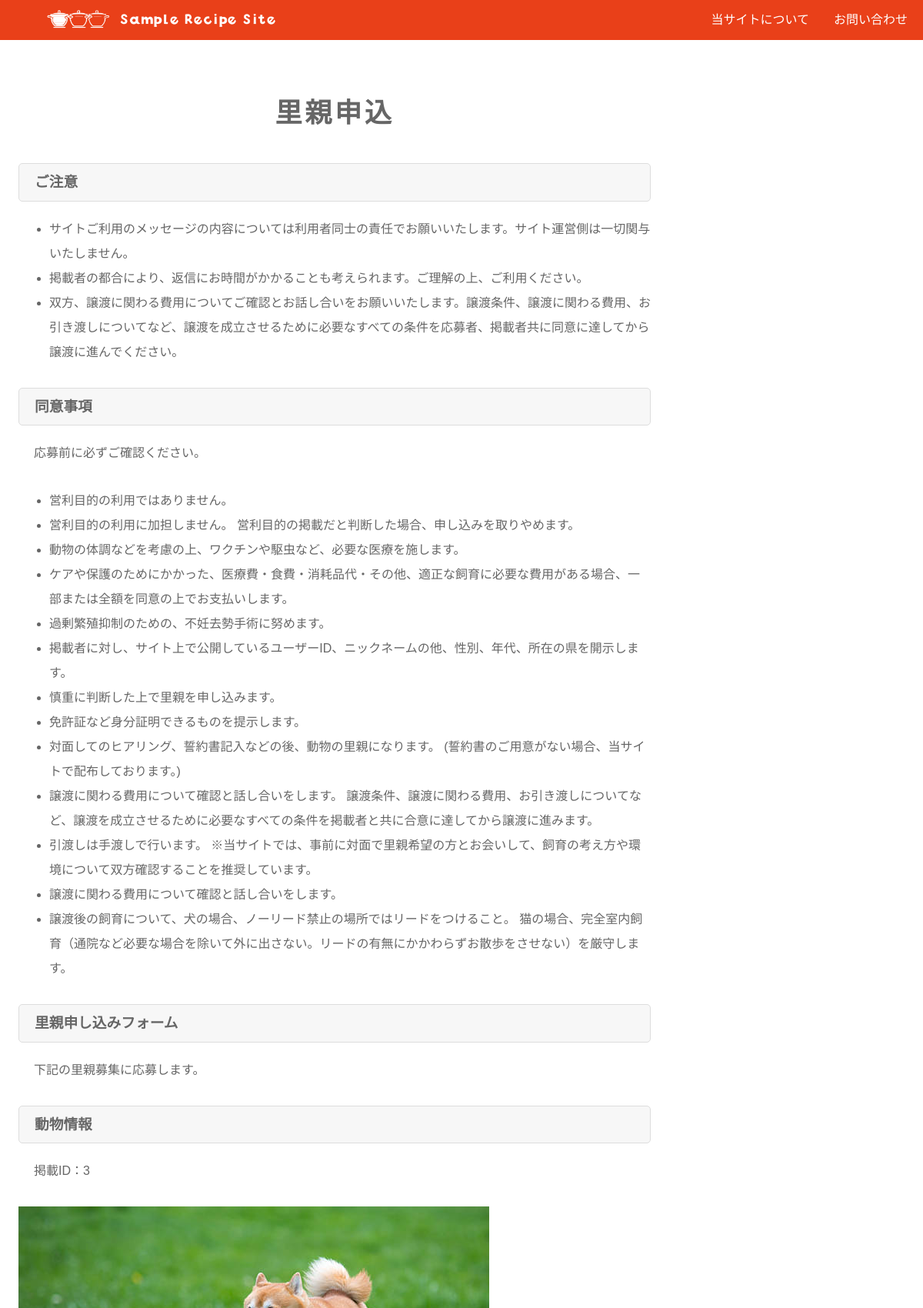
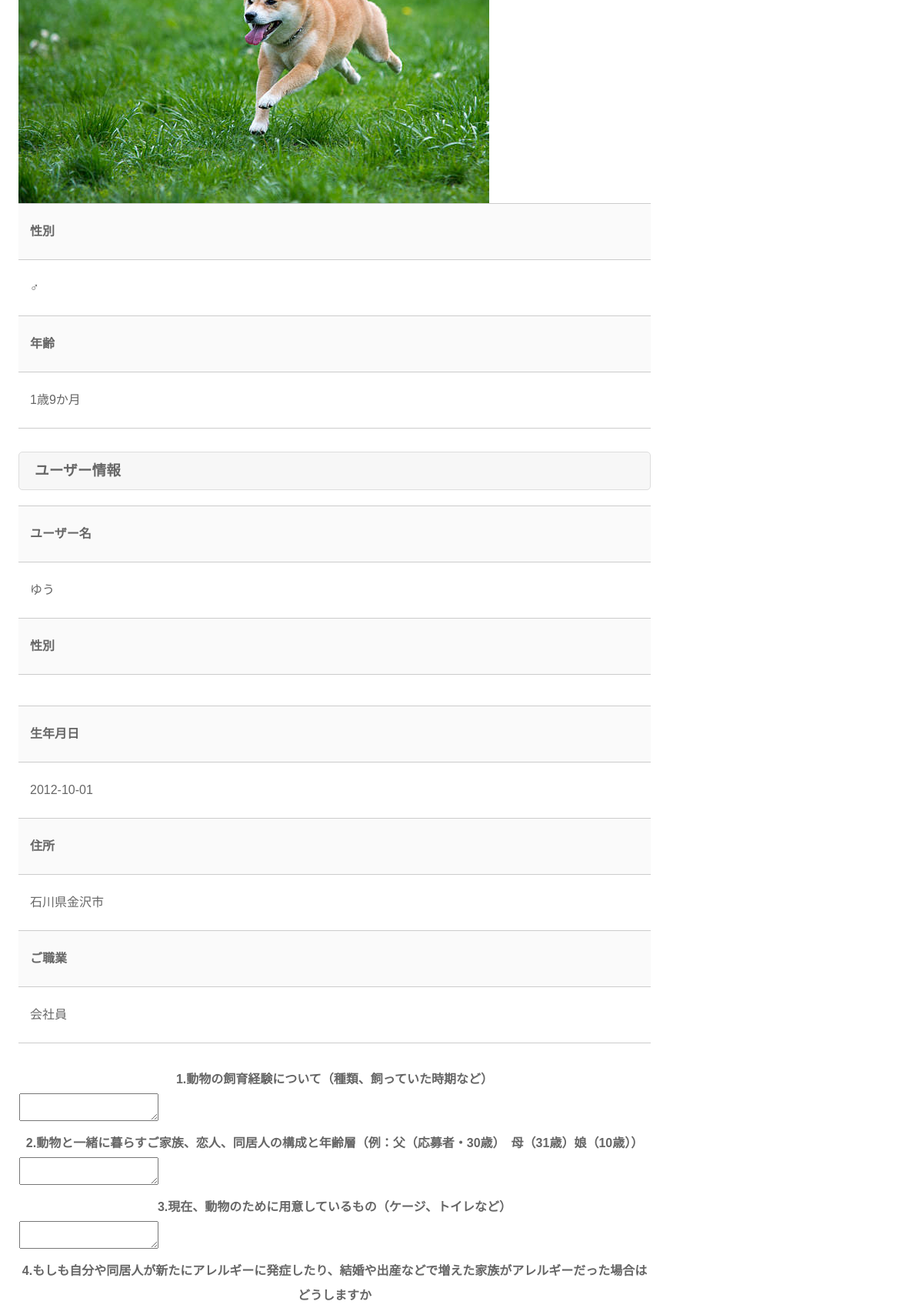
Page /kfc_template/recruit_form.php (signed in, upper part) on the committed database (2 pictures, top to bottom).
### tables this page shows
CREATE TABLE `animal` (
  `animal_id` int(20) UNSIGNED NOT NULL,
  `title` varchar(40) NOT NULL,
  `image_1` varchar(40) NOT NULL,
  `image_2` varchar(40) NOT NULL,
  `image_3` varchar(40) NOT NULL,
  `kind` varchar(40) NOT NULL,
  `gender` varchar(20) DEFAULT NULL,
  `age` varchar(20) NOT NULL,
  `area_1` varchar(40) NOT NULL,
  `area_2` varchar(40) DEFAULT NULL,
  `area_3` varchar(40) DEFAULT NULL,
  `animal_area` varchar(40) NOT NULL,
  `animal_character` varchar(40) DEFAULT NULL,
  `other` varchar(500) DEFAULT NULL,
  `user_id` varchar(40) NOT NULL
);

CREATE TABLE `user` (
  `user_id` int(20) UNSIGNED NOT NULL,
  `kind` varchar(20) NOT NULL,
  `user_name` varchar(20) NOT NULL,
  `name` varchar(20) NOT NULL,
  `furigana` varchar(20) NOT NULL,
  `gender` varchar(20) NOT NULL,
  `email` varchar(40) NOT NULL,
  `password` varchar(20) NOT NULL,
  `address` varchar(40) NOT NULL,
  `zip` varchar(20) NOT NULL,
  `birth` date NOT NULL,
  `job` varchar(20) NOT NULL
);

### kfc_template/recruit_form.php (the view, shortened to what this page needs)
<?php
$user = 'username';
$password = 'kfc';
$dbName = 'shotohlcd31_ kfc';
$host = 'localhost';
$dsn = "mysql:host={$host};dbname={$dbName};charset=utf8";
?>
<?php include('parts/header.php'); ?>
<?php
if (!empty($_POST['animal_id'])) {
  $animal_id = $_POST['animal_id'];
} elseif (!empty($_SESSION['animal_id'])) {
  $animal_id = $_SESSION['animal_id'];
} else {
  echo "<p>無効な掲載IDです。</p>";
  echo "<a href='recruit.php'><button>里親募集ページに戻る</button></a><br>";
  exit();
}
?>
<div id="container">
  <main>
    <h2>里親申込</h2>
    <div>
      <h3>ご注意</h3>
      <ul>
        <li>サイトご利用のメッセージの内容については利用者同士の責任でお願いいたします。サイト運営側は一切関与いたしません。</li>
        <li>掲載者の都合により、返信にお時間がかかることも考えられます。ご理解の上、ご利用ください。</li>
        <li>双方、譲渡に関わる費用についてご確認とお話し合いをお願いいたします。譲渡条件、譲渡に関わる費用、お引き渡しについてなど、譲渡を成立させるために必要なすべての条件を応募者、掲載者共に同意に達してから譲渡に進んでください。
        </li>
      </ul>
    </div>
    <div>
      <h3>同意事項</h3>
      <p>応募前に必ずご確認ください。</p>
      <ul>
        <li>
          営利目的の利用ではありません。
        </li>
        <li>
          営利目的の利用に加担しません。
          営利目的の掲載だと判断した場合、申し込みを取りやめます。
        </li>
        <li>
          動物の体調などを考慮の上、ワクチンや駆虫など、必要な医療を施します。
        </li>
        <li>
          ケアや保護のためにかかった、医療費・食費・消耗品代・その他、適正な飼育に必要な費用がある場合、一部または全額を同意の上でお支払いします。
        </li>
        <li>
          過剰繁殖抑制のための、不妊去勢手術に努めます。
        </li>
        <li>
          掲載者に対し、サイト上で公開しているユーザーID、ニックネームの他、性別、年代、所在の県を開示します。</li>
        <li>
          慎重に判断した上で里親を申し込みます。
        </li>
        <li>
          免許証など身分証明できるものを提示します。
        </li>
        <li>
          対面してのヒアリング、誓約書記入などの後、動物の里親になります。
          (誓約書のご用意がない場合、当サイトで配布しております。)
        </li>
        <li>
          譲渡に関わる費用について確認と話し合いをします。
          譲渡条件、譲渡に関わる費用、お引き渡しについてなど、譲渡を成立させるために必要なすべての条件を掲載者と共に合意に達してから譲渡に進みます。
        </li>
        <li>
          引渡しは手渡しで行います。
          ※当サイトでは、事前に対面で里親希望の方とお会いして、飼育の考え方や環境について双方確認することを推奨しています。
        </li>
        <li>
          譲渡に関わる費用について確認と話し合いをします。
        </li>
        <li>
          譲渡後の飼育について、犬の場合、ノーリード禁止の場所ではリードをつけること。
          猫の場合、完全室内飼育（通院など必要な場合を除いて外に出さない。リードの有無にかかわらずお散歩をさせない）を厳守します。
        </li>
      </ul>
    </div>
    <?php
    try {
      $pdo = new PDO($dsn, $user, $password);
      $pdo->setAttribute(PDO::ATTR_EMULATE_PREPARES, false);
      $pdo->setAttribute(PDO::ATTR_ERRMODE, PDO::ERRMODE_EXCEPTION);
      if (!empty($animal_id)) {
        $sql = "SELECT * FROM animal WHERE animal_id = :animal_id ";
        $stm = $pdo->prepare($sql);
        $stm->bindValue(':animal_id', $animal_id, PDO::PARAM_STR);
        $stm->execute();
        $result = $stm->fetchAll(PDO::FETCH_ASSOC);
        echo "<h3>里親申し込みフォーム</h3>";
        echo "<p>下記の里親募集に応募します。</p>";
        if (isset($result)) {
          foreach ($result as $row) {
            echo <<<"EOL"
            <div>
            <h3>動物情報</h3>
            <p>掲載ID：{$row['animal_id']}</p>
            <img src="./images/animal_photo/{$row['image_1']}" alt="{$row['kind']}">
            <table class='ta1'>
              <tr><th>性別</th></tr>
              <tr><td>{$row['gender']}</td></tr>
              <tr><th>年齢</th></tr>
              <tr><td>{$row['age']}</td></tr>
            </table>
            </div>
            EOL;
          }
        }
      }
    } catch (Exception $e) {
      echo '<span class ="error">エラーがありました</span><br>';
      echo $e->getMessage();
      exit();
    }
    $user_id = 4;
    try {
      $pdo = new PDO($dsn, $user, $password);
      $pdo->setAttribute(PDO::ATTR_EMULATE_PREPARES, false);
      $pdo->setAttribute(PDO::ATTR_ERRMODE, PDO::ERRMODE_EXCEPTION);
      if (!empty($user_id)) {
        $sql = "SELECT * FROM user WHERE user_id = :user_id ";
        $stm = $pdo->prepare($sql);
        $stm->bindValue(':user_id', $user_id, PDO::PARAM_STR);
        $stm->execute();
        $result = $stm->fetchAll(PDO::FETCH_ASSOC);
        if (isset($result)) {
          foreach ($result as $row) {
            echo <<<"EOL"
      <div>
      <h3>ユーザー情報</h3>
      <table class='ta1'>
        <tr><th>ユーザー名</th></tr>
        <tr><td>{$row['user_name']}</td></tr>
        <tr><th>性別</th></tr>
        <tr><td>{$row['gender']}</td></tr>
        <tr><th>生年月日</th></tr>
        <tr><td>{$row['birth']}</td></tr>
        <tr><th>住所</th></tr>
        <tr><td>{$row['address']}</td></tr>
        <tr><th>ご職業</th></tr>
        <tr><td>{$row['job']}</td></tr>
      </table>
      </div>
      EOL;
          }
        }
      }
    } catch (Exception $e) {
      echo '<span class ="error">エラーがありました</span><br>';
      echo $e->getMessage();
      exit();
    }
    ?>
    <form action="./recruit_confirm.php" method="POST">
      <?php
      if (!empty($_SESSION['question_1'])) {
        $question_1 = $_SESSION['question_1'];
      } else {
        $question_1 = "";
      }
      if (!empty($_SESSION['question_2'])) {
        $question_2 = $_SESSION['question_2'];
      } else {
        $question_2 = "";
      }
      if (!empty($_SESSION['question_3'])) {
        $question_3 = $_SESSION['question_3'];
      } else {
        $question_3 = "";
      }
      ?>
      <table>
        <tr>
          <th>
            1.動物の飼育経験について（種類、飼っていた時期など）
          </th>
        </tr>
        <tr>
          <td>
            <textarea name="question_1"><?php echo es($question_1); ?></textarea>
          </td>
        </tr>
        <tr>
          <th>
            2.動物と一緒に暮らすご家族、恋人、同居人の構成と年齢層（例：父（応募者・30歳）　母（31歳）娘（10歳））
          </th>
        </tr>
        <tr>
          <td>
            <textarea name="question_2"><?php echo es($question_2); ?></textarea>
          </td>
        </tr>
        <tr>
          <th>
            3.現在、動物のために用意しているもの（ケージ、トイレなど）
          </th>
        </tr>
        <tr>
          <td>
            <textarea name="question_3"><?php echo es($question_3); ?></textarea>
          </td>
        </tr>
        <tr>
          <th>
            4.もしも自分や同居人が新たにアレルギーに発症したり、結婚や出産などで増えた家族がアレルギーだった場合はどうしますか
          </th>
        </tr>
      </table>
    </form>
  </main>
</div>
<?php include('parts/footer.php'); ?>

### kfc_template/css/style.css (style rules this page uses)
html,body { margin: 0;padding: 0; font-size: 13px; }
body { font-family: "ヒラギノ丸ゴ Pro", "Hiragino Maru Gothic Pro", "メイリオ", Meiryo, Osaka, "ＭＳ Ｐゴシック", "MS PGothic", sans-serif; -webkit-text-size-adjust: none; background: #fff; color: #666; line-height: 2; overflow-x: hidden; }
table { border-collapse:collapse; }
img { border: none;max-width: 100%;height: auto;vertical-align: middle; }
ul, ol { margin-bottom: 30px; }
#container { margin: 5% 2%; display: flex; justify-content: space-between; }
main h2 { margin: 0; margin: 0 0 30px; letter-spacing: 0.1em; text-align: center; font-size: 2.2em; }
main h3 { padding: 5px 20px; margin: 0 0 20px; background: #f7f7f7; border-radius: 5px; border: 1px solid #ddd; }
main p { margin: 0 20px 30px; }
.ta1 { border-top: 1px solid #ccc; width: 100%; margin: 0 auto 30px; }
.ta1 tr { border-bottom: 1px solid #ccc; }
.ta1 th, .ta1 td { padding: 10px 5px; word-break: break-all; }
.ta1 th { width: 30%; text-align: left; background: #fafafa; }
@media screen and (min-width:900px) { html, body { font-size: 16px; } }
@media screen and (min-width:900px) { main { width: calc(100% - 230px); order: 2; } }
@media screen and (min-width:900px) { .ta1 th, .ta1 td { padding: 20px 15px; } }
@media screen and (min-width:900px) { .ta1 th { width: 20%; } }
@media screen and (min-width:1200px) { main { width: calc(100% - 330px); } }

### rows in the picture
animal: animal_id "3", image_1 (picture), gender "♂", age "1歳9か月"
user: user_name "ゆう", birth "2012-10-01", address "石川県金沢市", job "会社員"
